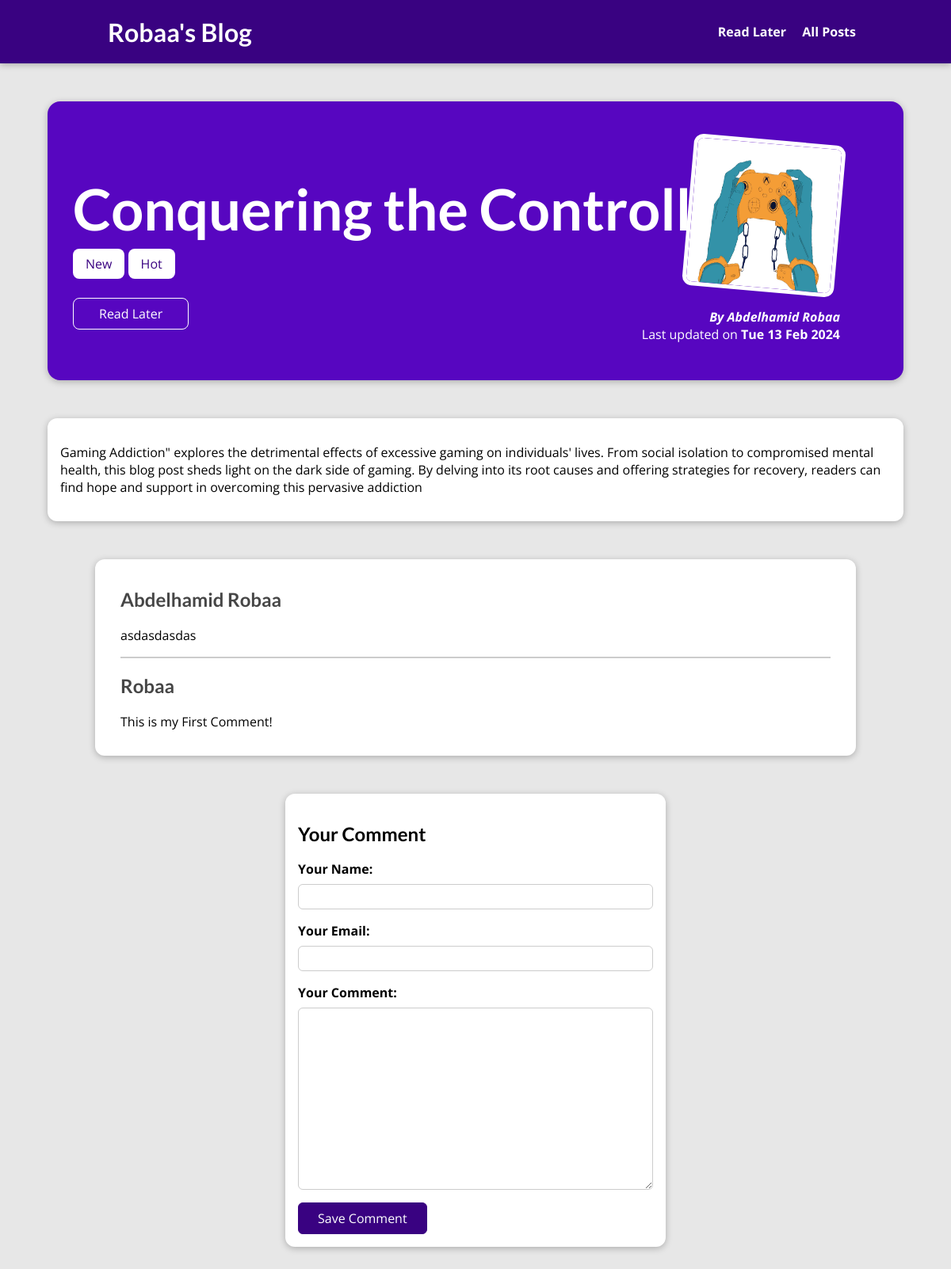
The app's page /posts/conquering-the-controller, older data.
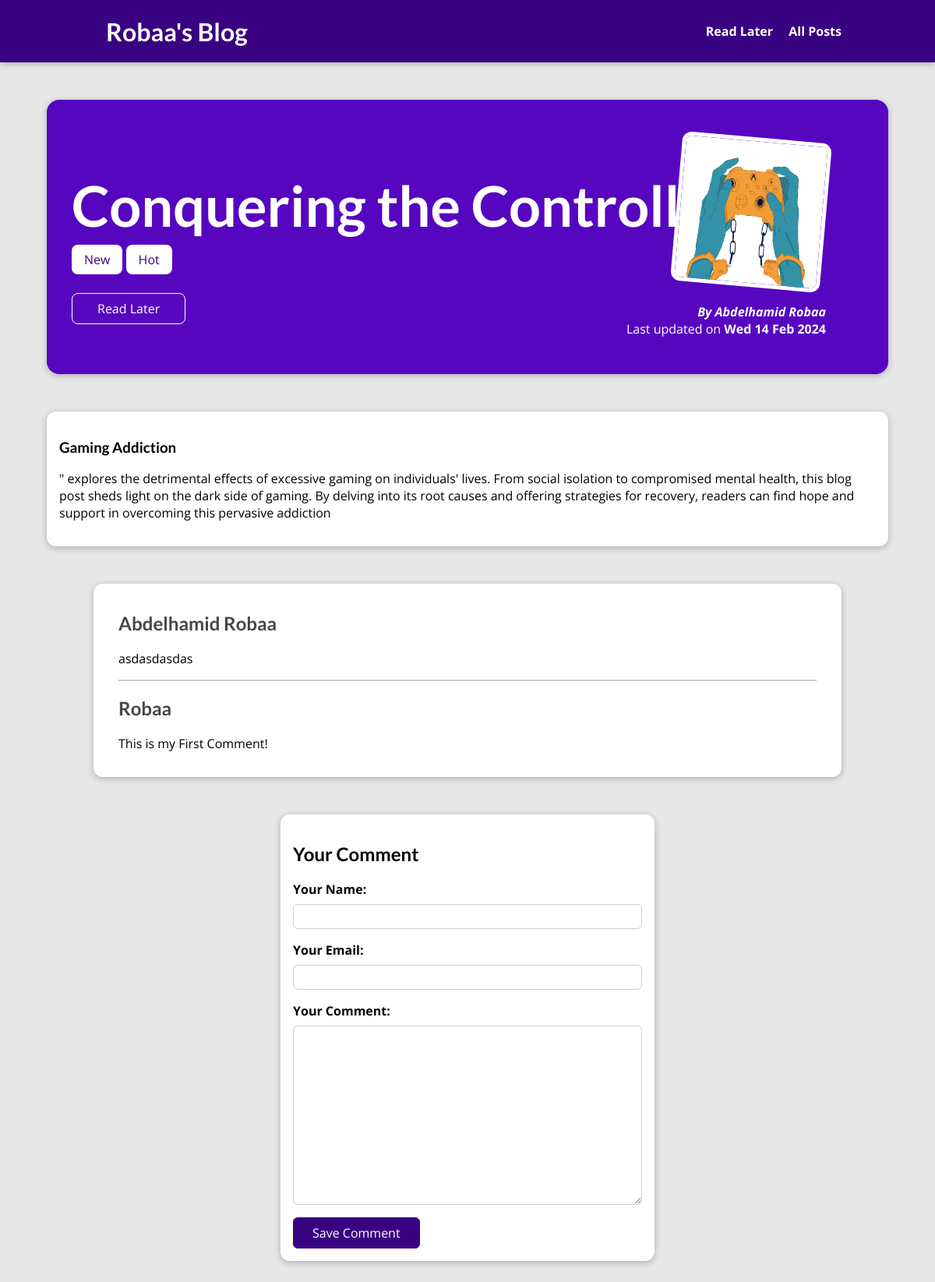
The same page, newer data.
### blog/models.py (models this page shows, shortened)
class Post(models.Model):
    title = models.CharField(max_length=150)
    excerpt = models.CharField(max_length=200)
    image = models.ImageField(upload_to="posts", null=True)
    date = models.DateField(auto_now=True)
    slug = models.SlugField(unique=True)
    content = models.TextField(validators=[MinLengthValidator(10)])
    author = models.ForeignKey(
        Author, on_delete=models.SET_NULL, related_name="posts", null=True)
    tags = models.ManyToManyField(Tag)

class Tag(models.Model):
    caption = models.CharField(max_length=20)

class Author(models.Model):
    first_name = models.CharField(max_length=100)
    last_name = models.CharField(max_length=100)
    email_address = models.EmailField()
    def full_name(self):
        return f"{self.first_name} {self.last_name}"
    def __str__(self):
        return self.full_name()

class Comment(models.Model):
    user_name = models.CharField(max_length=100)
    user_email = models.EmailField()
    text = models.TextField(max_length=400)
    post = models.ForeignKey(
        Post, on_delete=models.CASCADE, related_name="comments")

### blog/views.py (the view)
# urls.py: path("posts/<slug:slug>", views.SinglePostView.as_view(),
class SinglePostView(View):
    template_name = "blog/post-detail.html"
    model = Post
    def is_stored_post(self, request, post_id):
        stored_posts = request.session.get("stored_posts")
        if stored_posts is not None:
            is_saved_for_later = post_id in stored_posts
        else:
            is_saved_for_later = False
        return is_saved_for_later
    def get(self, request, slug):
        post = Post.objects.get(slug=slug)
        context = {
            "post": post,
            "post_tags": post.tags.all(),
            "comment_form": CommentForm,
            "comments": post.comments.all().order_by("-id"),
            "saved_for_later": self.is_stored_post(request, post.id)
        }
        return render(request, "blog/post-detail.html", context)
    def post(self, request, slug):
        comment_form = CommentForm(request.POST)
        post = Post.objects.get(slug=slug)
        if comment_form.is_valid():
            comment = comment_form.save(commit=False)
            comment.post = post
            comment.save()
            return HttpResponseRedirect(reverse("post-detail-page", args=[slug]))
        else:
            context = {
                "post": post,
                "post_tags": post.tags.all(),
                "comment_form": comment_form,
                "comments": post.comments.all().order_by("-id")
            }
            return render(request, "blog/post-detail.html", context)

### blog/templatetags/blog_extras.py (called while the page is built)
@register.filter
def convert_markdown(value):
    return markdown.markdown(value)

### blog/templates/blog/post-detail.html (shortened to what this page needs)
{% extends "base.html" %}
{% load static %}
{% load blog_extras %}
{% block css_files %}
    <link rel="stylesheet" href="{% static "blog/post-detail.css" %}">
{% endblock css_files %}
{% block content %}
    <section id="summary">
        <h2>{{post.title}}</h2>
        <div>
            {% for tag in post_tags %}
                <span class="tag">{{tag.caption}}</span>
            {% endfor %}
        </div>
        <div id="read-later">
            <form action="{% url "read-later" %}" method="POST">
                <button>
                {% if saved_for_later %}
                    Remove from "Read Later" List
                {% else %}
                    Read Later
                {% endif %}
                </button>
            </form>
        </div>
        <article>
            <img src="{{post.image.url}}" alt="{{post.title}}">
            <address>By <a href="mailto:{{post.author.email_address}}">{{post.author}}</a></address>
            <div>
                Last updated on <time> {{post.date |date:"D d M Y"}}</time>
            </div>
        </article>
    </section>
    <main>
        <p>{{post.content|convert_markdown|safe}}</p>
    </main>
    <section id="comments">
        <ul>
            {% for comment in comments %}
                <li>
                    <h2>{{comment.user_name}}</h2>
                    <p>{{comment.text|linebreaks}}</p>
                </li>
            {% endfor %}
        </ul>
    </section>
    <section id = "comment-form">
        <h2>Your Comment</h2>
        <form action = "{% url 'post-detail-page' post.slug %}" method = "POST">
            {% for form_field in  comment_form %}
                <div class="form-control {% if form_field.errors %}invalid{% endif %}" >
                    {{form_field.label_tag}}
                    {{form_field}}
                </div>
            {% endfor %}
            <button>
                Save Comment
            </button>
        </form>
{% endblock content%}

### templates/base.html (shortened to what this page needs)
{% load static  %}
<!DOCTYPE html>
<html lang="en">
<head>
    <link rel="stylesheet" href="{% static "app.css" %}">
    {% block css_files %}{% endblock css_files %}
</head>
<body>
    <header id="main-navigation">
        <h1>
            <a href="{% url "starting-page" %}">Robaa's Blog </a>
        </h1>
        <nav>
            <a href="{% url "read-later" %}">Read Later </a>
            <a href="{% url "posts-page" %}">All Posts </a>
        </nav>
    </header>
    {% block content %}{% endblock content %}
</body>
</html>

### static/app.css (style rules this page uses)
* { box-sizing: border-box; }
html { font-family: 'Open Sans', 'Lato', sans-serif; }
body { margin: 0; }
h1, h2, h3 { font-family: 'Lato', sans-serif; font-weight: bold; }
#main-navigation { width: 100%; height: 5rem; display: flex; justify-content: space-between; align-items: center; padding: 0 10%; position: absolute; top: 0; left: 0; }
#main-navigation a { text-decoration: none; color: white; font-weight: bold; margin-left: 1rem; }

### blog/static/blog/post-detail.css (style rules this page uses)
body { background-color: #e7e7e7; }
#main-navigation { background-color: #390281; box-shadow: 0 2px 8px rgba(0, 0, 0, 0.25); }
#summary { margin: 8rem auto 3rem auto; padding: 2rem; width: 90%; max-width: 90rem; border-radius: 16px; background-color: #5706c0; position: relative; box-shadow: 0 2px 8px rgba(0, 0, 0, 0.25); height: 22rem; }
#summary h2 { color: white; font-size: 4.5rem; margin-bottom: 1rem; }
#summary article { position: absolute; top: 2rem; right: 3rem; padding: 1rem 2rem; border-radius: 12px; text-align: right; color: white; }
#summary article img { width: 12rem; height: 12rem; border-radius: 12px; transform: rotateZ(5deg); border: 5px solid white; margin-bottom: 1rem; }
#summary address { font-weight: bold; }
#summary a { color: white; text-decoration: none; }
#summary time { font-weight: bold; }
#read-later { margin: 2rem 0; }
#read-later button { background-color: transparent; border: 1px solid white; padding: 0.5rem 2rem; color: white; font: inherit; cursor: pointer; border-radius: 8px; }
main { width: 90%; max-width: 90rem; margin: 3rem auto; background-color: white; padding: 1rem; border-radius: 12px; box-shadow: 0 2px 8px rgba(0, 0, 0, 0.25); }
.tag { background-color: white; color: #390281; padding: 0.5rem 1rem; border-radius: 8px; }
#comment-form { margin: 3rem auto; width: 90%; max-width: 30rem; border-radius: 12px; background-color: white; box-shadow: 0 2px 8px rgba(0, 0, 0, 0.25); padding:1rem; }
#comment-form button { font : inherit; background-color: #390281; color: white; border: 1px solid #390281; padding: 0.5rem 1.5rem; border-radius: 6px; cursor: pointer; }
.form-control { margin-bottom: 1rem; }
.form-control label { font-weight: bold; margin-bottom: 0.5rem; display: block; }
.form-control input, .form-control textarea { display: block; width: 100%; font: inherit; padding: 0.25rem; border-radius: 6px; border: 1px solid #ccc; }
#comments { margin: 3rem auto; width: 90%; max-width: 60rem; border-radius: 12px; background-color: white; box-shadow: 0 2px 8px rgba(0, 0, 0, 0.25); padding:1rem 2rem; }
#comments ul { list-style: none; margin: 0; padding: 0; }
#comments li { margin-bottom: 1rem; border-bottom: 2px solid #ccc; }
#comments li:last-of-type { border-bottom: none; }
#comments h2 { color: #464646; }

Row changes from the older to the newer data that the page shows:
changed Post "Conquering the Controller": date "Tue 13 Feb 2024" → "Wed 14 Feb 2024"; content|convert_markdown "Gaming Addiction\" explores the detrimental effects…" → "Gaming Addiction \" explores the detrimental effects…"
